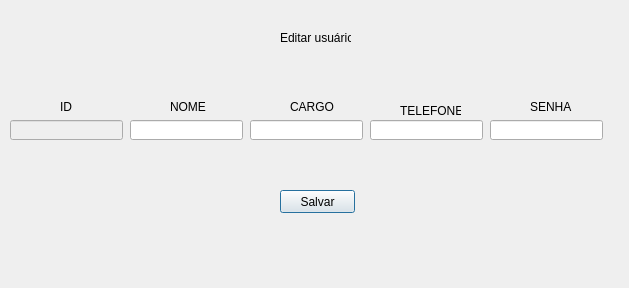
<?xml version="1.0" encoding="UTF-8"?>
<ui version="4.0">
 <class>Dialog</class>
 <widget class="QDialog" name="Dialog">
  <property name="geometry">
   <rect>
    <x>0</x>
    <y>0</y>
    <width>629</width>
    <height>288</height>
   </rect>
  </property>
  <property name="windowTitle">
   <string>Dialog</string>
  </property>
  <widget class="QLabel" name="label">
   <property name="geometry">
    <rect>
     <x>280</x>
     <y>30</y>
     <width>71</width>
     <height>16</height>
    </rect>
   </property>
   <property name="text">
    <string>Editar usuário</string>
   </property>
  </widget>
  <widget class="QLabel" name="label_2">
   <property name="geometry">
    <rect>
     <x>60</x>
     <y>100</y>
     <width>47</width>
     <height>13</height>
    </rect>
   </property>
   <property name="text">
    <string>ID</string>
   </property>
  </widget>
  <widget class="QLabel" name="label_3">
   <property name="geometry">
    <rect>
     <x>170</x>
     <y>100</y>
     <width>47</width>
     <height>13</height>
    </rect>
   </property>
   <property name="text">
    <string>NOME</string>
   </property>
  </widget>
  <widget class="QLabel" name="label_4">
   <property name="geometry">
    <rect>
     <x>290</x>
     <y>100</y>
     <width>47</width>
     <height>13</height>
    </rect>
   </property>
   <property name="text">
    <string>CARGO</string>
   </property>
  </widget>
  <widget class="QLabel" name="label_5">
   <property name="geometry">
    <rect>
     <x>400</x>
     <y>100</y>
     <width>61</width>
     <height>21</height>
    </rect>
   </property>
   <property name="text">
    <string>TELEFONE</string>
   </property>
  </widget>
  <widget class="QLabel" name="label_6">
   <property name="geometry">
    <rect>
     <x>530</x>
     <y>100</y>
     <width>47</width>
     <height>13</height>
    </rect>
   </property>
   <property name="text">
    <string>SENHA</string>
   </property>
  </widget>
  <widget class="QLineEdit" name="lineEdit">
   <property name="enabled">
    <bool>false</bool>
   </property>
   <property name="geometry">
    <rect>
     <x>10</x>
     <y>120</y>
     <width>113</width>
     <height>20</height>
    </rect>
   </property>
  </widget>
  <widget class="QLineEdit" name="lineEdit_2">
   <property name="geometry">
    <rect>
     <x>130</x>
     <y>120</y>
     <width>113</width>
     <height>20</height>
    </rect>
   </property>
  </widget>
  <widget class="QLineEdit" name="lineEdit_3">
   <property name="geometry">
    <rect>
     <x>250</x>
     <y>120</y>
     <width>113</width>
     <height>20</height>
    </rect>
   </property>
  </widget>
  <widget class="QLineEdit" name="lineEdit_4">
   <property name="geometry">
    <rect>
     <x>370</x>
     <y>120</y>
     <width>113</width>
     <height>20</height>
    </rect>
   </property>
  </widget>
  <widget class="QLineEdit" name="lineEdit_5">
   <property name="geometry">
    <rect>
     <x>490</x>
     <y>120</y>
     <width>113</width>
     <height>20</height>
    </rect>
   </property>
  </widget>
  <widget class="QPushButton" name="pushButton">
   <property name="geometry">
    <rect>
     <x>280</x>
     <y>190</y>
     <width>75</width>
     <height>23</height>
    </rect>
   </property>
   <property name="text">
    <string>Salvar</string>
   </property>
  </widget>
 </widget>
 <resources/>
 <connections/>
</ui>
